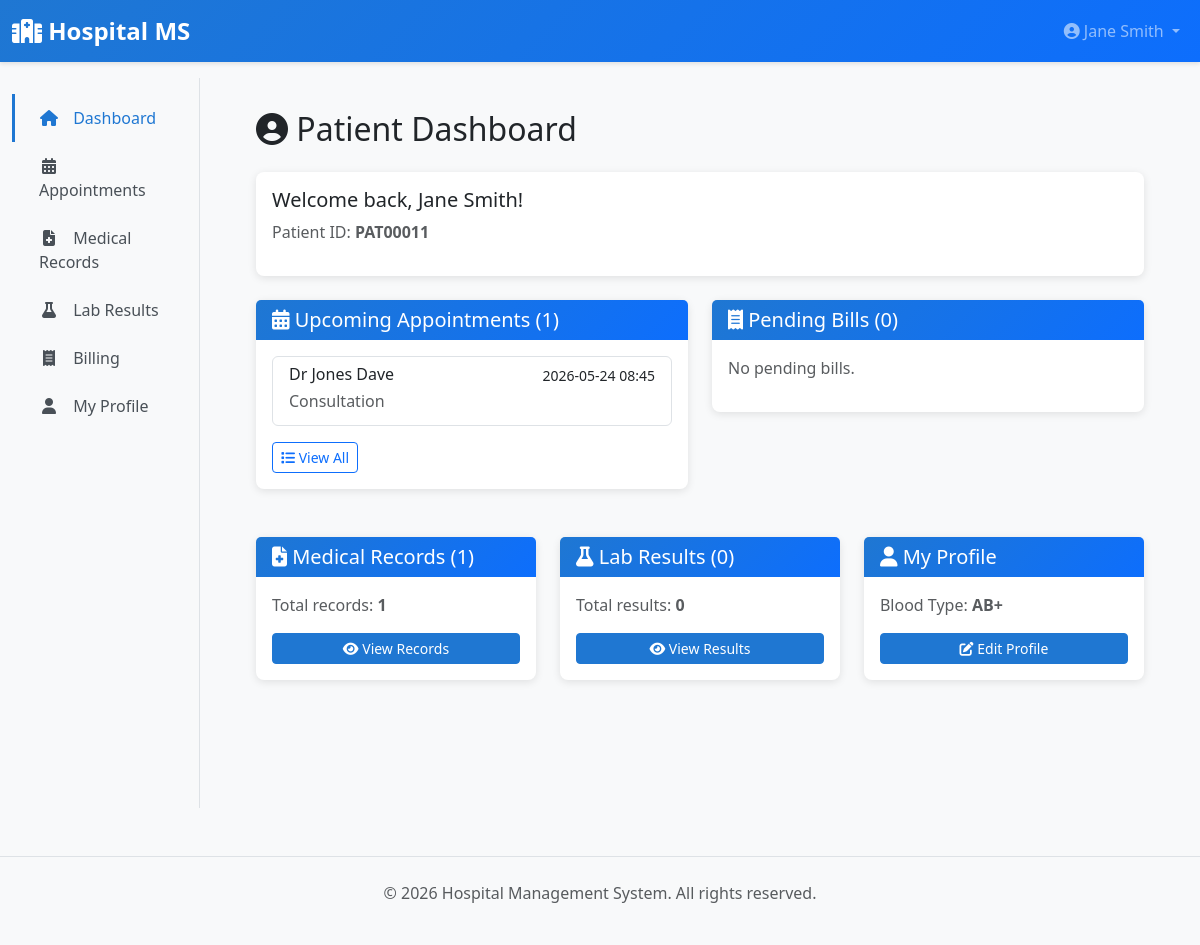
/patient/dashboard (signed in), run on an earlier commit of the app's database.
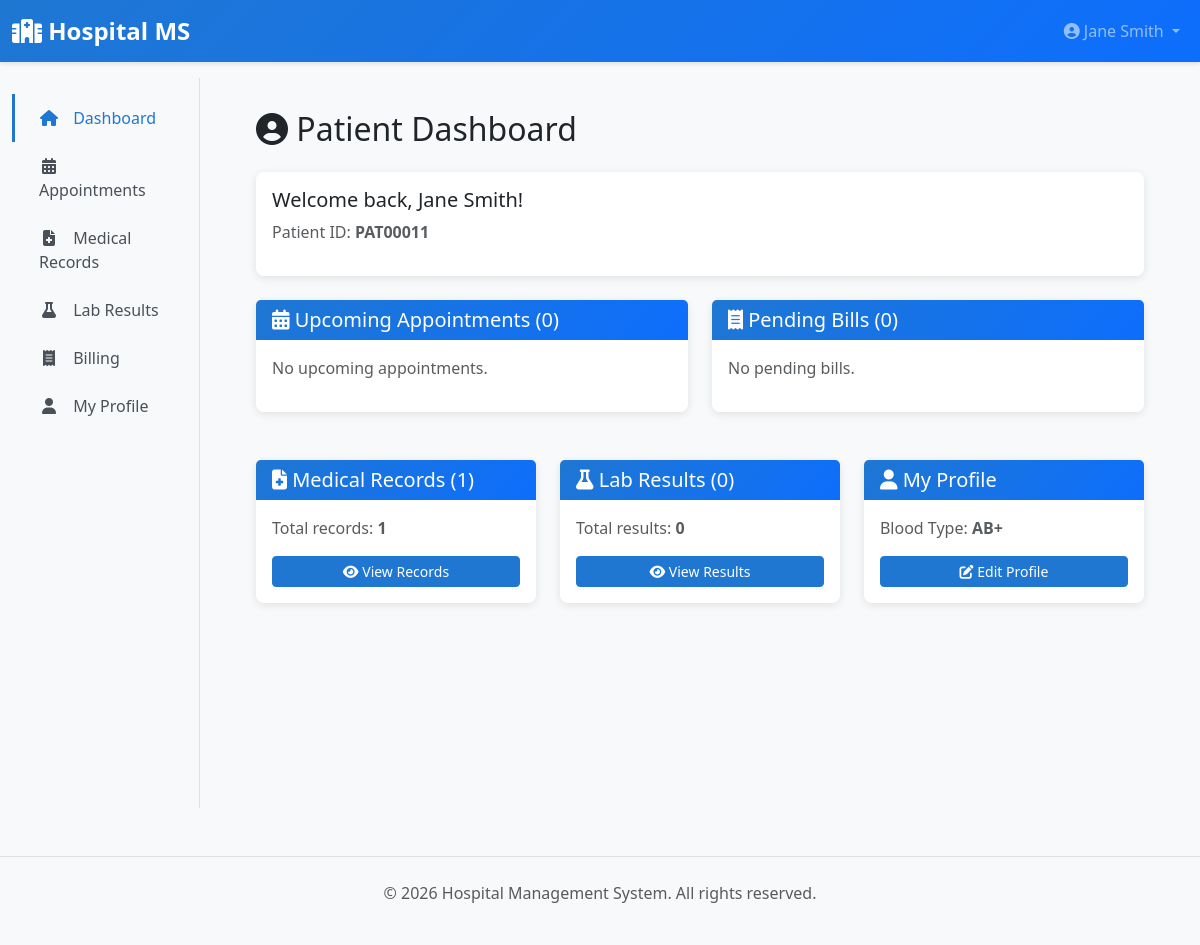
And on a later commit of the database.
### app/models/__init__.py (models this page shows, shortened)
class Appointment(db.Model):
    __tablename__ = 'appointments'
    id = db.Column(db.Integer, primary_key=True)
    patient_id = db.Column(db.Integer, db.ForeignKey('patients.id'), nullable=False)
    doctor_id = db.Column(db.Integer, db.ForeignKey('doctors.id'), nullable=False)
    appointment_date = db.Column(db.DateTime, nullable=False)
    reason = db.Column(db.Text)
    status = db.Column(db.String(20), default=AppointmentStatus.SCHEDULED.value, nullable=False)
    notes = db.Column(db.Text)
    created_at = db.Column(db.DateTime, default=datetime.utcnow)
    updated_at = db.Column(db.DateTime, default=datetime.utcnow, onupdate=datetime.utcnow)
    patient = db.relationship('Patient', back_populates='appointments')
    doctor = db.relationship('Doctor', back_populates='appointments')

class User(UserMixin, db.Model):
    __tablename__ = 'users'
    id = db.Column(db.Integer, primary_key=True)
    username = db.Column(db.String(80), unique=True, nullable=False, index=True)
    email = db.Column(db.String(120), unique=True, nullable=False, index=True)
    password_hash = db.Column(db.String(255), nullable=False)
    first_name = db.Column(db.String(80))
    last_name = db.Column(db.String(80))
    phone = db.Column(db.String(20))
    role = db.Column(db.Enum(UserRole), nullable=False, default=UserRole.PATIENT)
    is_active = db.Column(db.Boolean, default=True)
    created_at = db.Column(db.DateTime, default=datetime.utcnow)
    updated_at = db.Column(db.DateTime, default=datetime.utcnow, onupdate=datetime.utcnow)
    patient = db.relationship('Patient', uselist=False, back_populates='user', foreign_keys='Patient.user_id')
    doctor = db.relationship('Doctor', uselist=False, back_populates='user', foreign_keys='Doctor.user_id')
    lab_staff = db.relationship('LabStaff', uselist=False, back_populates='user', foreign_keys='LabStaff.user_id')
    def get_full_name(self):
        return f"{self.first_name} {self.last_name}".strip()

### app/blueprints/patient.py (the view)
@patient_bp.route('/dashboard')
@login_required
@patient_required
def dashboard():
    from app.blueprints.main import dashboard as main_dashboard
    return main_dashboard()

### app/blueprints/patient.py (called while the page is built)
def patient_required(f):
    @wraps(f)
    def decorated_function(*args, **kwargs):
        if not current_user.is_authenticated or current_user.role != UserRole.PATIENT:
            flash('You do not have permission to access this page.', 'danger')
            return redirect(url_for('main.dashboard'))
        return f(*args, **kwargs)
    return decorated_function

### app/templates/patient/dashboard.html (shortened to what the changed rows need)
{% extends "layouts/base.html" %}
{% block content %}
<h2 class="mb-4"><i class="fas fa-user-circle"></i> Patient Dashboard</h2>
<div class="row mb-4">
    <div class="col-md-6">
        <div class="card">
            <div class="card-header">
                <h5 class="mb-0"><i class="fas fa-calendar-alt"></i> Upcoming Appointments ({{ stats.upcoming_appointments|length }})</h5>
            </div>
            <div class="card-body">
                {% if stats.upcoming_appointments %}
                    <div class="list-group">
                        {% for apt in stats.upcoming_appointments[:5] %}
                        <a href="{{ url_for('patient.view_appointment', appointment_id=apt.id) }}" class="list-group-item list-group-item-action">
                            <div class="d-flex w-100 justify-content-between">
                                <h6 class="mb-1">{{ apt.doctor.user.get_full_name() }}</h6>
                                <small>{{ apt.appointment_date.strftime('%Y-%m-%d %H:%M') }}</small>
                            </div>
                            <p class="mb-1 text-muted">{{ apt.reason or 'General Checkup' }}</p>
                        </a>
                        {% endfor %}
                    </div>
                    <a href="{{ url_for('patient.appointments') }}" class="btn btn-sm btn-outline-primary mt-3">
                        <i class="fas fa-list"></i> View All
                    </a>
                {% else %}
                    <p class="text-muted">No upcoming appointments.</p>
                {% endif %}
            </div>
        </div>
    </div>
</div>
{% endblock %}

What changed in the data, as far as the page shows it:
no longer on this page (row edited): Appointment: doctor.user.get_full_name "Dr Jones Dave", appointment_date "2026-05-24 08:45", reason "Consultation"
Also different on the page:
{{ stats.upcoming_appointments|length }}: "1" → "0"
text no longer shown: "View All"
text now shown: "No upcoming appointments."
